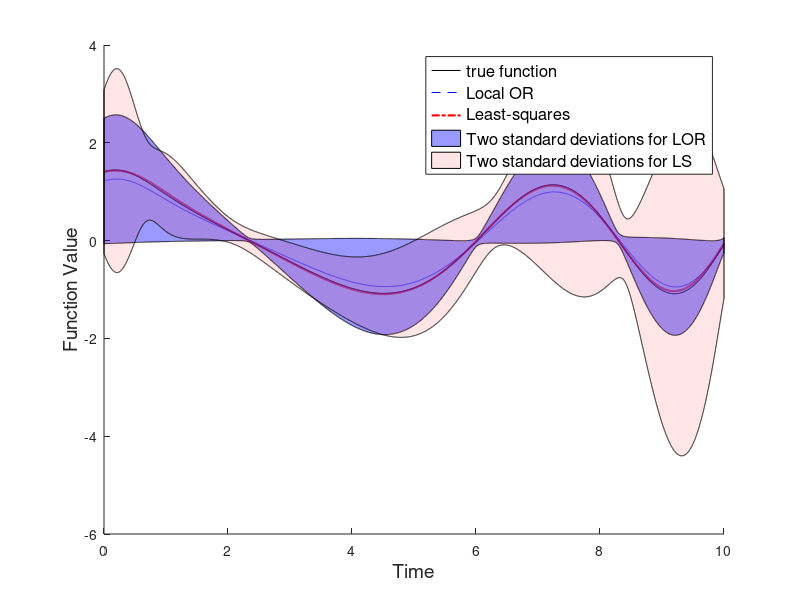

Reproduce this figure in MATLAB.
%%%%%%%%% Optimal Recovery and System Identification %%%%%%
% This Matlab file is used to generate plots and tables in section 4.5 in
% my thesis.
% The example is motivated by the paper
% Optimal Algorithms Theory for Robust Estimation and Prediction

%% V={0} and bounded error
clear all;clc;
rng(5)        % comment out this line to generate different random numbers
% the true function u is known
u = @(t) cos(t.^2/10-5) + 1./(t.^2+1);
dt = 0.2;
% we try to approximate coefficient vector a
x = @(a,t) a(1) * u(t-2*dt) + a(2) * u(t-dt) + a(3)*u(t);

% Generate the true coefficient vector
aux = rand(3,1);
% f is the true coefficient vector
f = 2/3*aux/norm(aux);
% approximation parameter
epsilon = 1;

% generate observations
T = 15;             % number of observations
% observation map
L = [u((-1:(T-2))'*dt), u((0:(T-1))'*dt), u((1:T)'*dt)];

eta = 3;         % change eta here, I use eta = 0.5, 1, 2, 3.

T_test = 10000;
time = linspace(0,10,T_test);
x_true = x(f,time);

monte = 50;
x_loc = zeros(monte,T_test);
x_ls = zeros(monte,T_test);
or_app_err = zeros(1,monte);
or_pre_err = zeros(1,monte);
ls_app_err = zeros(1,monte);
ls_pre_err = zeros(1,monte);

for i=1:monte
    
    % generate error
    err = eta/norm(L*f)*abs(L*f).*(2*randi(2,T,1)-3);
    y = L*f + err;

    % local optimal recovery
    opt_tau = max(1-eta/norm(y),0);
    if opt_tau == 0
        f_loc = zeros(3,1);
    else
        f_loc = (opt_tau*L'*L+(1-opt_tau)*eye(3))\(opt_tau*L'*y);
    end
    or_app_err(i) = norm(f-f_loc);
    
    or_pre_err(i) = norm(x_true-x(f_loc,time));
    x_loc(i,:) = x(f_loc,time);
    
    % Least square
    f_ls = (L'*L)\(L'*y);
    ls_app_err(i) = norm(f-f_ls);
    
    ls_pre_err(i) = norm(x_true-x(f_ls,time));
    x_ls(i,:) = x(f_ls,time);
end

% plot and result
[mean(or_app_err),mean(ls_app_err)]
[std(or_app_err),std(ls_app_err)]
[mean(or_pre_err),mean(ls_pre_err)]
[std(or_pre_err),std(ls_pre_err)]

%
figure(1)
hold on
plot(time,x_true,'-k',time,mean(x_loc),'b--',time,mean(x_ls),'r-.','LineWidth',1.5)
xlabel('Time','Fontsize',14)
ylabel('Function Value','Fontsize',14)

%plot(time,mean(x_loc)+2*std(x_loc),'r-.',time,mean(x_loc)-2*std(x_loc),'r-.')
time1 = [time, fliplr(time)];
inBetween = [mean(x_loc)+2*std(x_loc), fliplr(mean(x_loc)-2*std(x_loc))];
fill(time1, inBetween, 'b','FaceAlpha',0.4);

%plot(time,mean(x_ls)+2*std(x_ls),'r-.',time,mean(x_ls)-2*std(x_ls),'r-.')
inBetween = [mean(x_ls)+2*std(x_ls), fliplr(mean(x_ls)-2*std(x_ls))];
fill(time1, inBetween, 'r','FaceAlpha',0.1);
legend('true function','Local OR','Least-squares','Two standard deviations for LOR','Two standard deviations for LS','Fontsize',12,'Location','best')
hold off